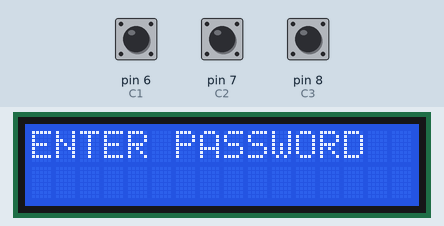
This sketch was run on a simulated Arduino Uno, built with avr-gcc and run on an emulated ATmega328P. Parts: 16×2 character LCD. Inputs (shaded band) come from the test bench; at power-on: pin 7 (C2) HIGH, pin 6 (C1) HIGH, pin 8 (C3) HIGH.

Above: at 2.2 s.
2.3 s: pin 7 (C2) pulled LOW for 3.2 s
At 5.9 s:
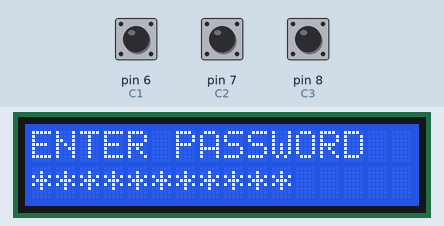
7.0 s: pin 6 (C1) pulled LOW for 3.2 s
At 11.1 s:
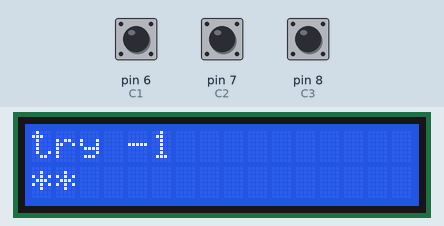
11.7 s: pin 8 (C3) pulled LOW for 1 s
At 14.8 s:
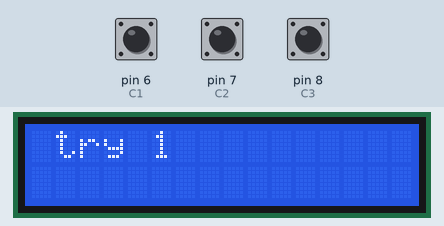
15.1 s: pin 7 (C2) pulled LOW for 3.2 s
At 19.2 s:
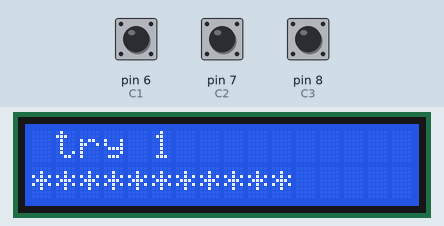
19.8 s: pin 6 (C1) pulled LOW for 0.15 s
At 20.5 s:
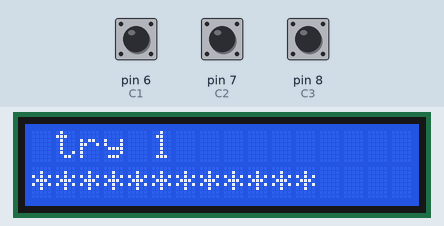
21.4 s: pin 8 (C3) pulled LOW for 0.15 s
At 21.7 s:
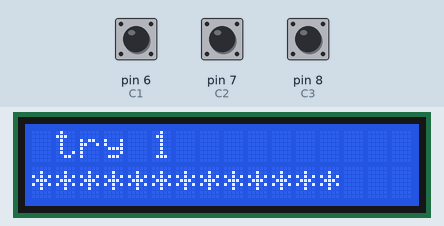
Timing chart, 0 to 24.0 s (numbered marks = the images above; inputs shaded):
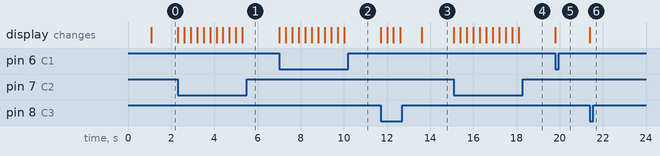

Measured:
- after the input at 2.3 s, the display: first changes at once (image 1 shows a later state)
- after the input at 7.0 s, the display: first changes at once (image 2 shows a later state)
- after the input at 11.7 s, the display: first changes at once (image 3 shows a later state)
- after the input at 15.1 s, the display: first changes at once (image 4 shows a later state)
- after the input at 19.8 s, the display: changes at once (image 5)
- after the input at 21.4 s, the display: changes at once (image 6)

The sketch:

sketch_security.ino
```cpp
#include <LiquidCrystal.h>
int rs=A5,e=A4,d4=9,d5=10,d6=11,d7=12;
LiquidCrystal lcd(rs,e,d4,d5,d6,d7);

int R1=2,R2=3,R3=4,R4=5;
int C1=6,C2=7,C3=8;
int n=0,attempt=0,paswd=31297;
void setup(){
  lcd.begin(16,2);
  pinMode(R1,OUTPUT);pinMode(R2,OUTPUT);pinMode(R3,OUTPUT);pinMode(R4,OUTPUT);
  pinMode(C1,INPUT);pinMode(C2,INPUT);pinMode(C3,INPUT);
  lcd.print("WELCOME USER");
  delay(1000);
  lcd.clear();
  lcd.print("ENTER PASSWORD");
  lcd.setCursor(0,1);
}

void loop()
{
  digitalWrite(R1,LOW);digitalWrite(R2,HIGH);digitalWrite(R3,HIGH);digitalWrite(R4,HIGH);
  digitalWrite(C1,HIGH);digitalWrite(C2,HIGH);digitalWrite(C3,HIGH);

   if(digitalRead(C1)==LOW){  lcd.print("*");n=n*10+1;delay(300);}
  if(digitalRead(C2)==LOW){  lcd.print("*");n=n*10+2;delay(300);}
  if(digitalRead(C3)==LOW){  lcd.print("*");n=n*10+3;delay(300);}

  digitalWrite(R1,HIGH);digitalWrite(R2,LOW);digitalWrite(R3,HIGH);digitalWrite(R4,HIGH);
  digitalWrite(C1,HIGH);digitalWrite(C2,HIGH);digitalWrite(C3,HIGH);
  if(digitalRead(C1)==LOW){  lcd.print("*");n=n*10+4;delay(300);}
  if(digitalRead(C2)==LOW){  lcd.print("*");n=n*10+5;delay(300);}
  if(digitalRead(C3)==LOW){ lcd.print("*");n=n*10+6;delay(300);}

  digitalWrite(R1,HIGH);digitalWrite(R2,HIGH);digitalWrite(R3,LOW);digitalWrite(R4,HIGH);
  digitalWrite(C1,HIGH);digitalWrite(C2,HIGH);digitalWrite(C3,HIGH);
  if(digitalRead(C1)==LOW) {lcd.print("*");n=n*10+7;delay(300);}
  if(digitalRead(C2)==LOW){ lcd.print("*");n=n*10+8;delay(300);}
  if(digitalRead(C3)==LOW){ lcd.print("*");n=n*10+9;delay(300);}

  digitalWrite(R1,HIGH);digitalWrite(R2,HIGH);digitalWrite(R3,HIGH);digitalWrite(R4,LOW);
  digitalWrite(C1,HIGH);digitalWrite(C2,HIGH);digitalWrite(C3,HIGH);
  if(digitalRead(C1)==LOW){ lcd.clear();lcd.print("try ");lcd.println(attempt-1);

                                    lcd.setCursor(0,1);
                                    n=0;}
  if(digitalRead(C2)==0){ lcd.print("*");n=n*10;delay(300);}

  if(digitalRead(C3)==0){
    if(n==paswd)
    {
      lcd.clear();
      lcd.print("paswd");
      lcd.setCursor(0,1);
      lcd.print("correct");
      delay(1200);
      lcd.clear();
      lcd.print("here you are");
    }
    else
    {
      lcd.clear();
      if(attempt<3)
      {
        if(n==paswd)
        {
          lcd.clear();
          lcd.print("paswd");
          lcd.setCursor(0,1);
          lcd.print("correct");
          delay(1000);
          lcd.clear();
          lcd.print("here you are");
        }
        if(n!=paswd)
        {
          lcd.print("incorrect");
          lcd.setCursor(0,1);
          lcd.print("paswd");
          delay(1000);
          lcd.clear();
          lcd.print(" try ");
          lcd.println(attempt+1);
          delay(50);
          lcd.setCursor(0,1);attempt++;
          n=0;
        }
      }
      else
      {lcd.clear();
      lcd.print("System is locked");
      }
    }
  }
}
```
